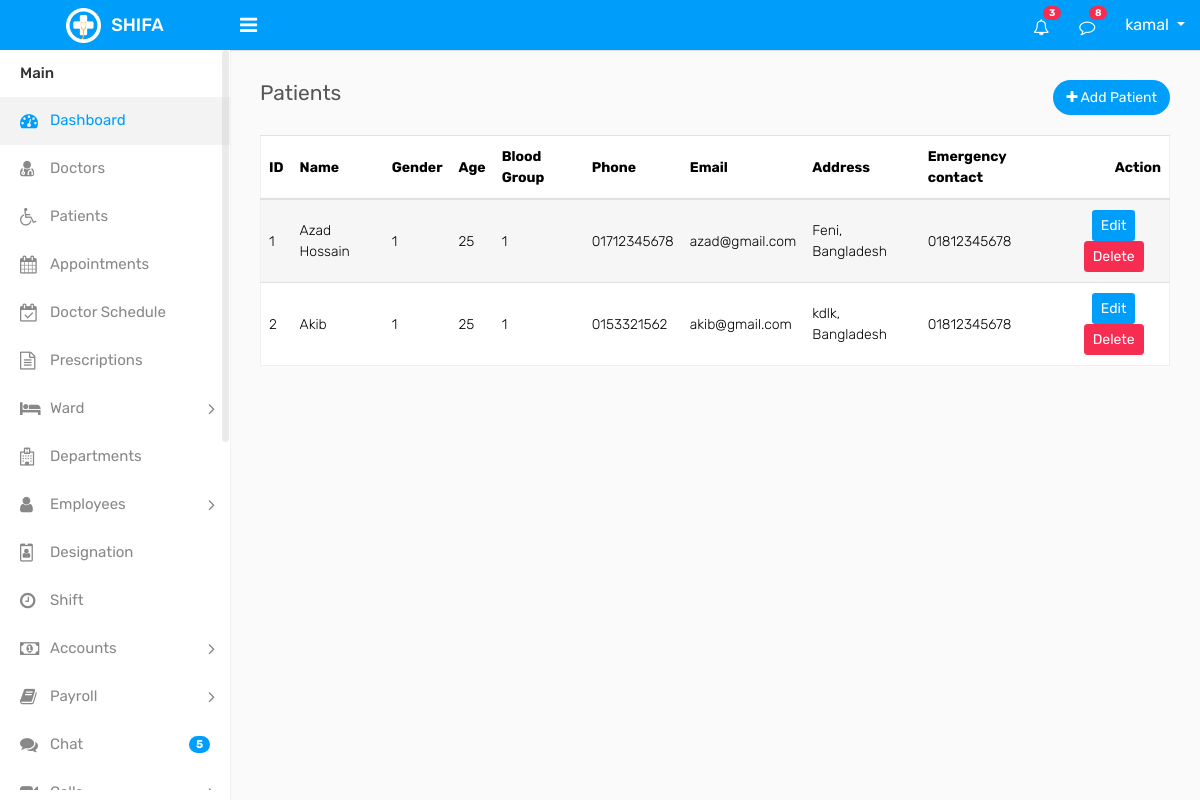
The page /patients/patients.php (signed in) on the database as committed earlier.
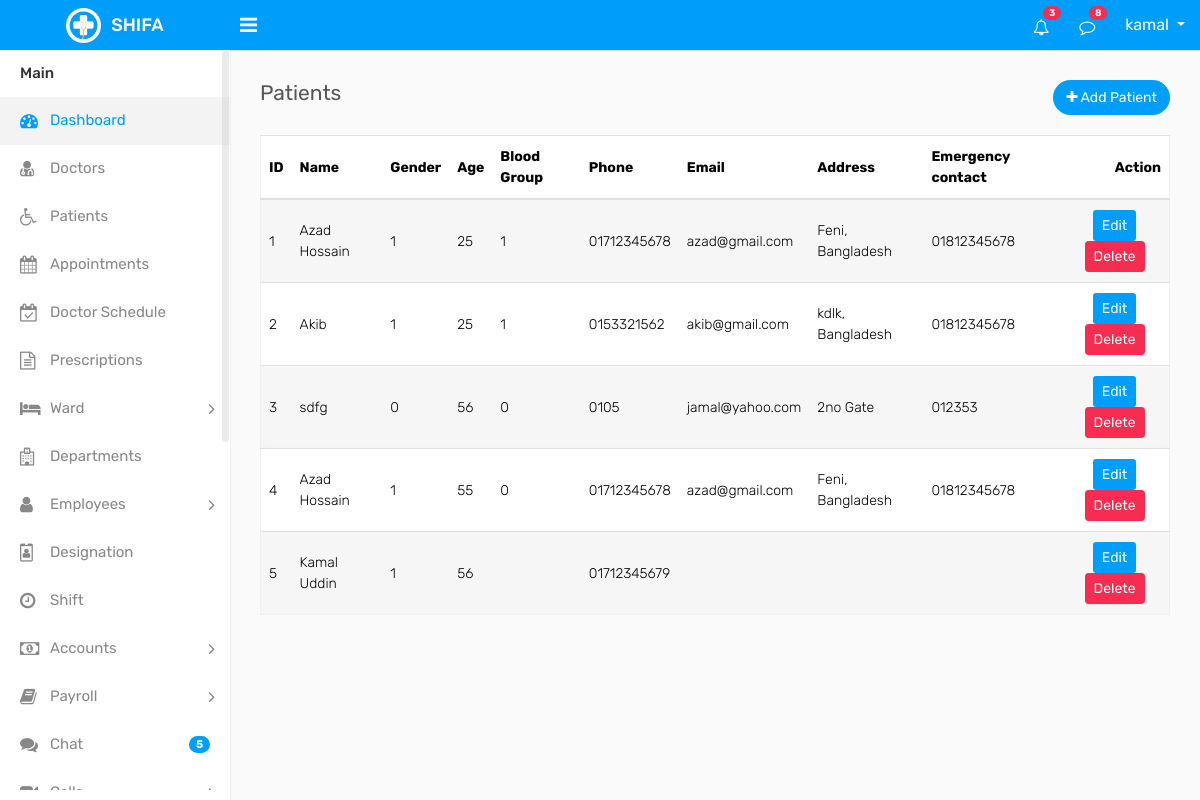
The same page on the database as committed later.
### tables this page shows
CREATE TABLE `patients` (
  `id` int(11) NOT NULL,
  `name` varchar(100) DEFAULT NULL,
  `gender` int(3) DEFAULT NULL COMMENT '1=male,2=female,3=others',
  `age` int(2) DEFAULT NULL,
  `blood_group` int(6) DEFAULT NULL,
  `phone` varchar(20) DEFAULT NULL,
  `email` varchar(100) DEFAULT NULL,
  `address` varchar(200) DEFAULT NULL,
  `emergency_contact` varchar(20) DEFAULT NULL,
  `created_at` timestamp NOT NULL DEFAULT current_timestamp(),
  `updated_at` timestamp NOT NULL DEFAULT current_timestamp() ON UPDATE current_timestamp(),
  `deleted_at` datetime DEFAULT NULL,
  `created_by` int(11) DEFAULT NULL,
  `updated_by` int(11) DEFAULT NULL
);

### crud/crud_class.php (called while the page is built, shortened)
<?php
class crud_class{
    private $host = "localhost";
    private $username = "root";
    private $password = "";
    private $database = "shifa";
    public $conn;
    public function __construct(){
        $this->conn = new mysqli($this->host, $this->username, $this->password, $this->database);
    }
    public function common_select($table, $columns = "*", $where = [],$where_condition = "AND", $order_by = "",
        $sort_order = "ASC",$limit = "",$offset = ""){
        $result=[
            "status"=>false,
            "data"=>[],
            "message"=>""
        ];
        $sql = "SELECT $columns FROM $table";
        if(!empty($where)){
            $where_clauses = [];
            foreach($where as $column => $value){
                $where_clauses[] = "$table" . "." . "$column = '" . $this->conn->real_escape_string($value) . "'";
            }
            $sql .= " WHERE " . implode(" $where_condition ", $where_clauses);
            $sql .= " AND deleted_at IS NULL";
        }else{
            $sql .= " WHERE deleted_at IS NULL";
        }
        if(!empty($order_by)){
            $sql .= " ORDER BY $order_by $sort_order";
        }
        if(!empty($limit)){
            $sql .= " LIMIT $limit";
        }
        $rs = $this->conn->query($sql);
        if($rs->num_rows > 0){
            $result["status"] = true;
            $result["message"] = "Records found";
            while($row = $rs->fetch_object()){
                $result["data"][] = $row;
            }
            return $result;
        } else {
            $result["message"] = "No records found";
            return $result;
        }
    }
}

### component/connection.php (called while the page is built, shortened)
<?php
    $base_url = "http://localhost/shifa/";
    require_once  ($_SERVER['DOCUMENT_ROOT'] . "/shifa/crud/crud_class.php");
    $crud = new crud_class();
?>

### patients/patients.php (the view, shortened to what this page needs)
<?php require_once "../component/header.php"; ?>
<?php require_once "../component/sidebar.php"; ?>
        <div class="page-wrapper">
            <div class="content">
                <div class="row">
                    <div class="col-sm-4 col-3">
                        <h4 class="page-title">Patients</h4>
                    </div>
                    <div class="col-sm-8 col-9 text-right m-b-20">
                        <a href="add-patient.php" class="btn btn btn-primary btn-rounded float-right"><i class="fa fa-plus"></i> Add Patient</a>
                    </div>
                </div>
				<div class="row">
					<div class="col-md-12">
						<div class="table-responsive">
							<table class="table table-border table-striped custom-table datatable mb-0">
								<thead>
									<tr>
                                        <th>ID</th>
										<th>Name</th>
										<th>Gender</th>
										<th>Age</th>
										<th>Blood Group</th>
										<th>Phone</th>
										<th>Email</th>
										<th>Address</th>
										<th>Emergency contact</th>
										<th class="text-right">Action</th>
									</tr>
								</thead>
								<tbody>
                                    <tr>
                                        <?php
                                        if(isset($_GET['page']) && is_numeric($_GET['page'])){
                                            $page = (int)$_GET['page'];
                                        } else {
                                            $page = 1;
                                        }
                                        $patients = $crud->common_select("patients",'*',[],'AND','id','ASC',10,($page-1)*10);
                                        if($patients['status']){
                                        foreach ($patients['data'] as $patient) { ?>
                                        <td><?= $patient->id ?></td>
                                        <td><?= $patient->name ?></td>
                                        <td><?= $patient->gender ?></td>
                                        <td><?= $patient->age ?></td>
                                        <td><?= $patient->blood_group ?></td>
                                        <td><?= $patient->phone ?></td>
                                        <td><?= $patient->email ?></td>
                                        <td><?= $patient->address ?></td>
                                        <td><?= $patient->emergency_contact ?></td>
                                        <td class="text-center">
                                            <a href="<?= $base_url ?>patients/patient_edit.php?id=<?= $patient->id ?>" class="btn btn-sm btn-primary mb-2 mb-lg-0 me-0 me-lg-2">Edit</a>
                                            <a href="<?= $base_url ?>patients/patient_delete.php?id=<?= $patient->id ?>" class="btn btn-sm btn-danger">Delete</a>
                                        </td>
                                    </tr>
                                            <?php } } ?>
                                </tbody>
							</table>
						</div>
					</div>
                </div>
            </div>
        </div>
    </div>
   <?php require_once "../component/footer.php" ?>

Rows that differ between the two databases and show on the page:
added patients: id "3", name "sdfg", gender "0", age "56", blood_group "0", phone "0105", email "jamal@yahoo.com", address "2no Gate", emergency_contact "012353"
added patients: id "4", name "Azad Hossain", gender "1", age "55", blood_group "0", phone "01712345678", email "azad@gmail.com", address "Feni, Bangladesh", emergency_contact "01812345678"
added patients: id "5", name "Kamal Uddin", gender "1", age "56", phone "01712345679"
